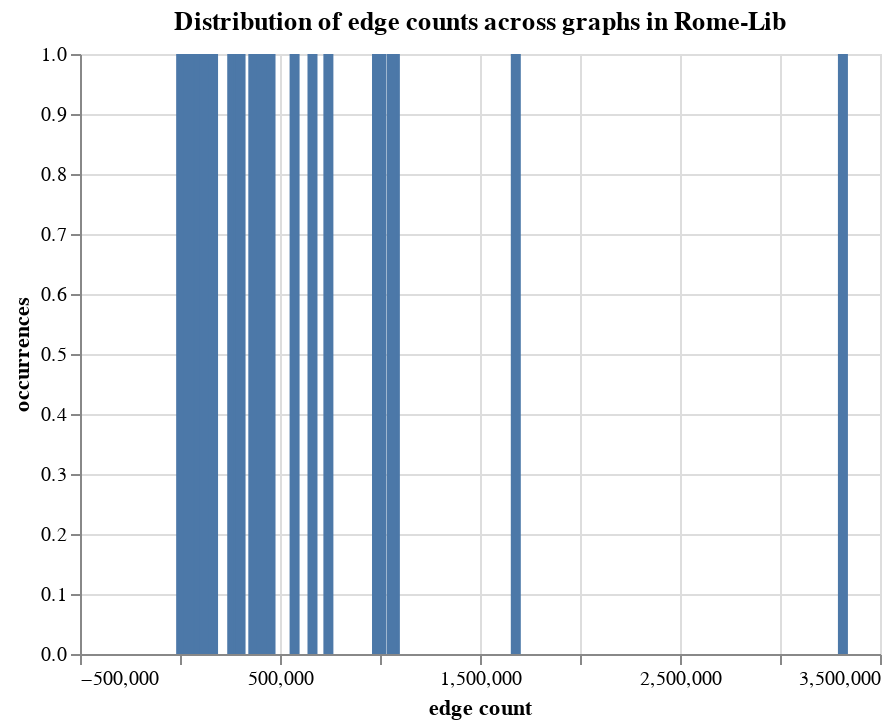

This figure's notebook cell:
### Code cell
numnodedict = {}
for g in arrstats:
    if g['edges'] not in numnodedict:
        numnodedict[g['edges']] = 1
    else: numnodedict[g['edges']] += 1

source = pd.DataFrame({
    'edge count': list(numnodedict.keys()),
    'occurrences': list(numnodedict.values())
})

alt.Chart(source, title="Distribution of edge counts across graphs in Walshaw collection").mark_bar().encode(
    x='edge count',
    y='occurrences'
)

### Figure 1 — Vega-Lite specification as saved in the notebook (floating-point values rounded to 4 significant figures)
{"config": {"view": {"continuousWidth": 400, "continuousHeight": 300}}, "data": {"name": "data-624379838fa1652ee256256958e66a2f"}, "mark": "bar", "encoding": {"x": {"field": "edge count", "type": "quantitative"}, "y": {"field": "occurrences", "type": "quantitative"}}, "title": "Distribution of edge counts across graphs in Rome-Lib", "$schema": "https://vega.github.io/schema/vega-lite/v4.17.0.json", "datasets": {"data-624379838fa1652ee256256958e66a2f": [{"edge count": 54196, "occurrences": 1}, {"edge count": 75488, "occurrences": 1}, {"edge count": 1074393, "occurrences": 1}, {"edge count": 366559, "occurrences": 1}, {"edge count": 6837, "occurrences": 1}, {"edge count": 45878, "occurrences": 1}, {"edge count": 48232, "occurrences": 1}, {"edge count": 7462, "occurrences": 1}, {"edge count": 452591, "occurrences": 1}, {"edge count": 13722, "occurrences": 1}, {"edge count": 163734, "occurrences": 1}, {"edge count": 30380, "occurrences": 1}, {"edge count": 89440, "occurrences": 1}, {"edge count": 1679018, "occurrences": 1}, {"edge count": 409593, "occurrences": 1}, {"edge count": 662431, "occurrences": 1}, {"edge count": 741934, "occurrences": 1}, {"edge count": 261120, "occurrences": 1}, {"edge count": 28989, "occurrences": 1}, {"edge count": 1059331, "occurrences": 1}, {"edge count": 32818, "occurrences": 1}, {"edge count": 144794, "occurrences": 1}, {"edge count": 49152, "occurrences": 1}, {"edge count": 291583, "occurrences": 1}, {"edge count": 572914, "occurrences": 1}, {"edge count": 121544, "occurrences": 1}, {"edge count": 9462, "occurrences": 1}, {"edge count": 3314611, "occurrences": 1}, {"edge count": 15093, "occurrences": 1}, {"edge count": 1007284, "occurrences": 1}, {"edge count": 43858, "occurrences": 1}, {"edge count": 302748, "occurrences": 1}, {"edge count": 165250, "occurrences": 1}, {"edge count": 985046, "occurrences": 1}]}}
